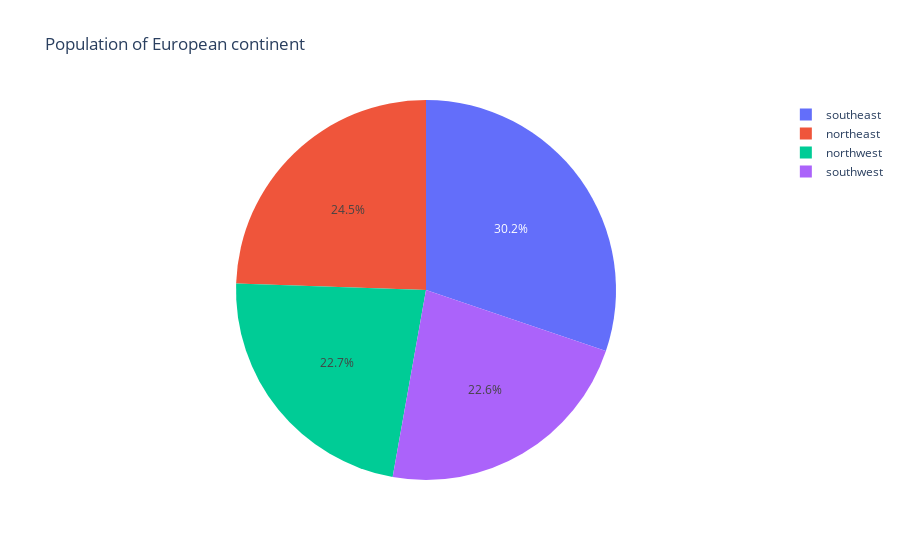

Notebook cell for this chart:
### Code cell
# pie chart

px.pie(insurance_df, values='charges', names='region', 
       title='Population of European continent')

### Figure 1 — Plotly figure (JSON) as saved in the notebook; plotly's stock layout.template omitted (floating-point values rounded to 4 significant figures; data arrays with more than 128 entries replaced by an {"elided": "..."} marker saying what was removed)
{"data": [{"domain": {"x": [0, 1], "y": [0, 1]}, "hovertemplate": "region=%{label}<br>charges=%{value}<extra></extra>", "labels": {"elided": "1338 str values"}, "legendgroup": "", "name": "", "showlegend": true, "type": "pie", "values": {"elided": "1338 float values"}}], "layout": {"legend": {"tracegroupgap": 0}, "title": {"text": "Population of European continent"}}}
